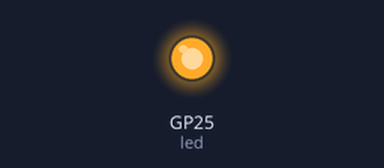
The program below on a simulated Raspberry Pi Pico running MicroPython. On the bench: output pins drawn as LEDs (lit = HIGH). Pins used as bus, display or sensor lines are not drawn.

Above: at 0.06 s.
At 2.8 s:
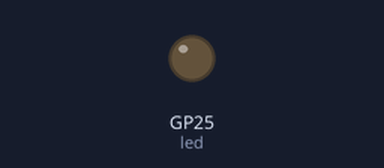
Timing chart, 0 to 5.9 s (numbered marks = the images above):
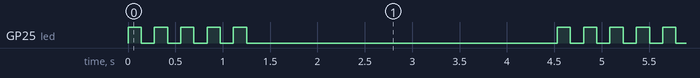

The program:

main_pico.py
```python
# Author: Aleix
# Github: https://github.com/Algafix/

from machine import Pin
from time import sleep_us,sleep

led = Pin(25, Pin.OUT)
led.value(1)

data = Pin(0, Pin.OUT)

signal = [1, 0, 1, 0, 1, 0, 1, 0, 1, 0, 1, 0, 1, 0, 1, 0, 1, 0, 1, 0, 1, 0, 1, 0, 1, 0, 0, 0, 1, 0, 1, 0, 1, 1, 0, 0, 1, 0, 1, 1, 0, 0, 1, 1, 0, 0, 1, 0, 1, 1, 0, 0, 1, 1, 0, 0, 1, 1, 0, 0, 1, 1, 0, 0, 1, 1, 0, 0, 1, 0, 1, 1, 0, 1, 0, 0, 1, 1, 0, 1, 0, 0, 1, 0, 1, 1, 0, 1, 0, 1, 0, 0, 1, 0, 1, 0, 1, 1, 0, 1, 0, 0, 1, 1, 0, 1, 0, 0, 1, 1, 0, 0, 1, 0, 1, 0, 1, 0, 1, 1, 0, 1, 0, 0, 1, 0, 1, 1, 0, 0, 0, 1, 0, 1, 0, 1, 1, 0, 0, 1, 0, 1, 1, 0, 0, 1, 1, 0, 0, 1, 0, 1, 1, 0, 0, 1, 1, 0, 0, 1, 1, 0, 0, 1, 1, 0, 0, 1, 1, 0, 0, 1, 0, 1, 1, 0, 1, 0, 0, 1, 1, 0, 1, 0, 0, 1, 0, 1, 1, 0, 1, 0, 1, 0, 0, 1, 0, 1, 0, 1, 1, 0, 1, 0, 0, 1, 1, 0, 1, 0, 0, 1, 1, 0, 0, 1, 0, 1, 0, 1, 0, 1, 1, 0, 1, 0, 0, 1, 0, 1, 1, 0, 0, 0, 1, 0, 1, 0, 1, 1, 0, 0, 1, 0, 1, 1, 0, 0, 1, 1, 0, 0, 1, 0, 1, 1, 0, 0, 1, 1, 0, 0, 1, 1, 0, 0, 1, 1, 0, 0, 1, 1, 0, 0, 1, 0, 1, 1, 0, 1, 0, 0, 1, 1, 0, 1, 0, 0, 1, 0, 1, 1, 0, 1, 0, 1, 0, 0, 1, 0, 1, 0, 1, 1, 0, 1, 0, 0, 1, 1, 0, 1, 0, 0, 1, 1, 0, 0, 1, 0, 1, 0, 1, 0, 1, 1, 0, 1, 0, 0, 1, 0, 1]
sample_time = 384 # Should be 400us, but we need to account for the time it takes to the python code to execute.
repeat = 10

# Evey 3 second
while True:
    # X times the same signal
    for r in range(repeat):
        for i in signal:
            data.value(i)
            sleep_us(sample_time)
        data.value(0)
        sleep_us(5*sample_time)
        led.toggle()
    led.value(0)
    sleep(3)
```

Measured:
- by itself, GP25 (led): repeats every 4.5 s: 3 × (HIGH 0.14 s, LOW 0.14 s), HIGH 0.14 s, LOW 3.3 s, HIGH 0.14 s, LOW 0.14 s
- by itself, everything shown: repeats every 4.4 s, in 10 steps
